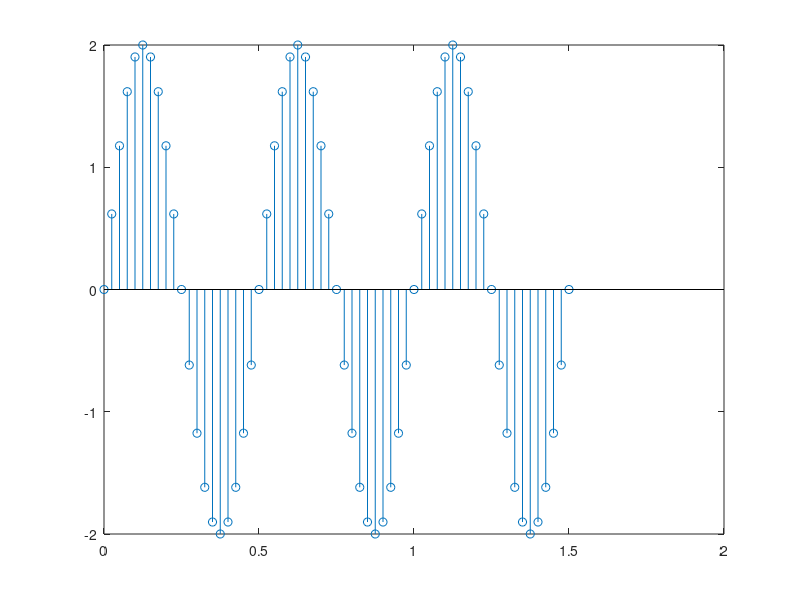
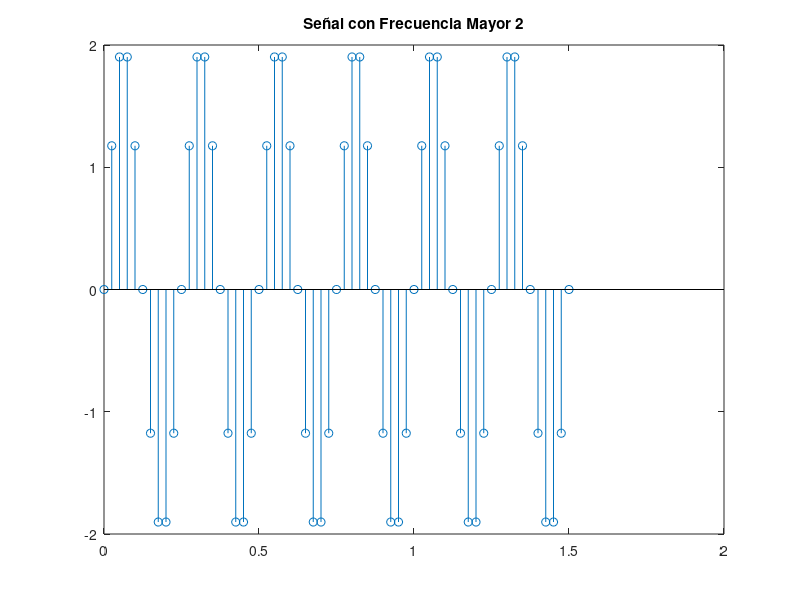

These figures' MATLAB source, in order:
% Entregable    1 - Teorema de Muestreo
% Grupo         5CV1
% Equipo        7
% Integrantes:
%              Hernandez Rodriguez Juan Uriel 
%              Vergara Martinez Brenda
%              García Quiroz Gustavo Ivan
%              Gutiérrez Jiménez Cinthia Nayelli 
%              Ramírez Carrillo José Emilio
%              Iturbide Serrano Uriel

%   Definicion del eje x
fs = 40;
t  = [0:1/fs:1.5];
xt = 2* sin(4*pi*t);
%plot(t,xt);
stem(t,xt);
% Modificar la frecuencia a 8 Hz
xt_frec_mayor_2 = 2 * sin(8*pi*t);
figure;
stem(t, xt_frec_mayor_2);
title('Señal con Frecuencia Mayor 2');

